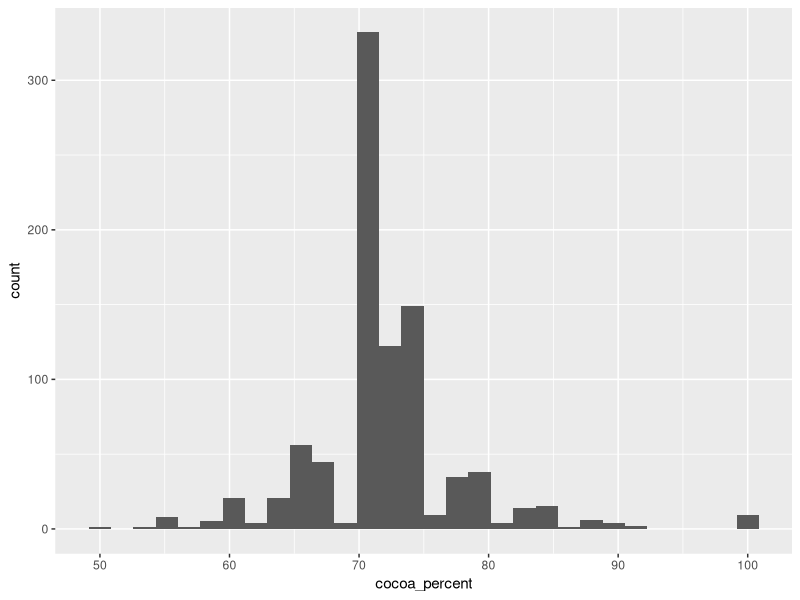
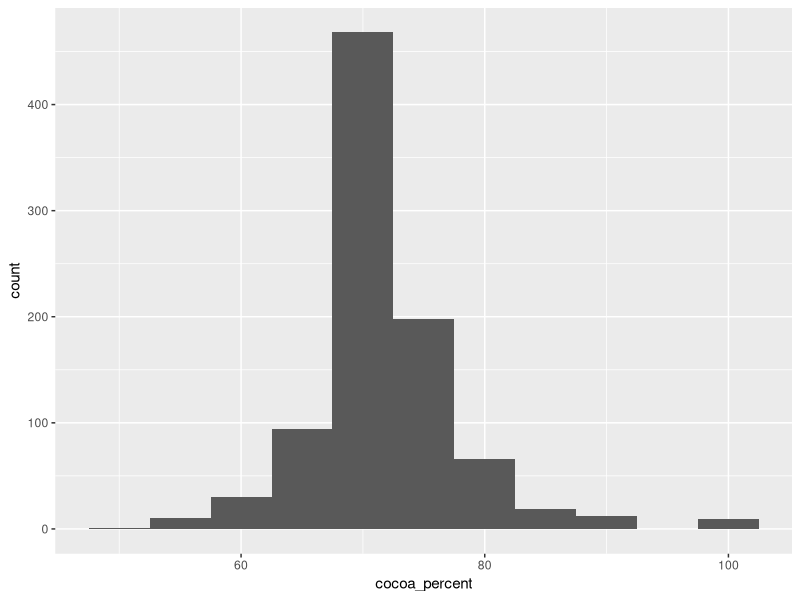
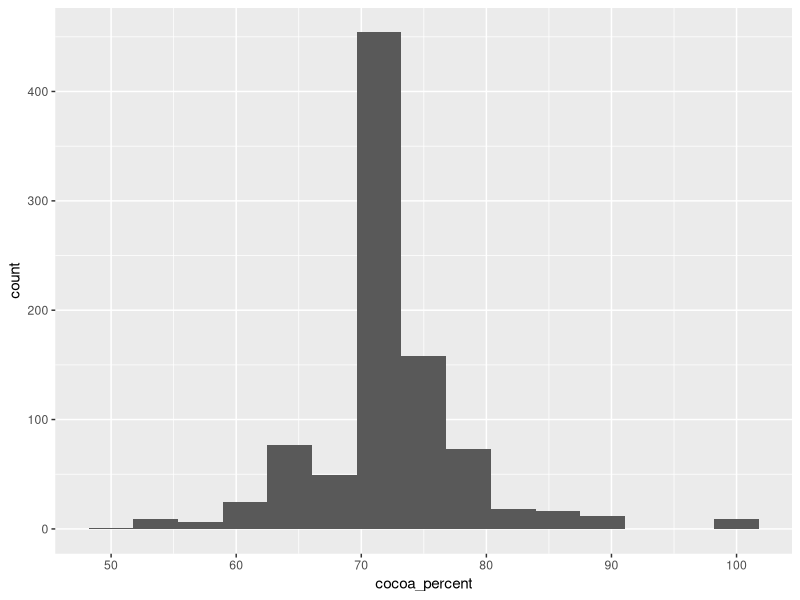
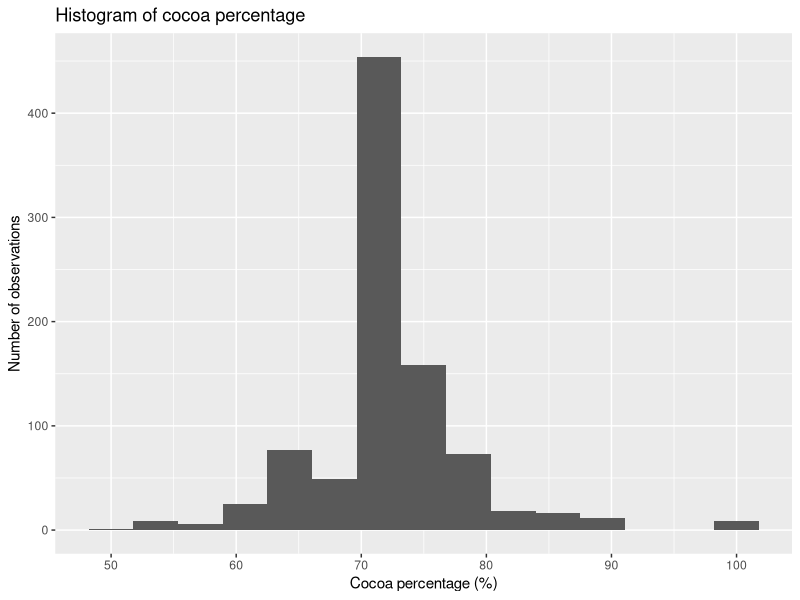
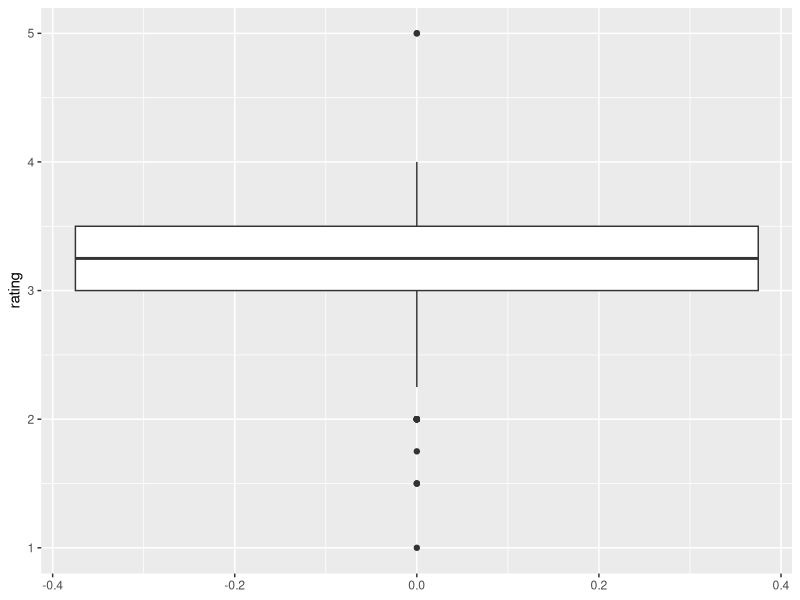
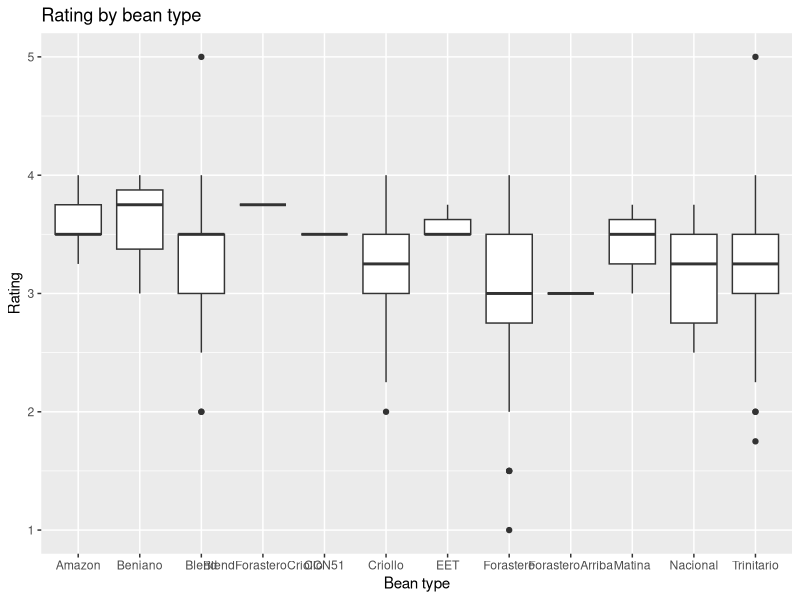
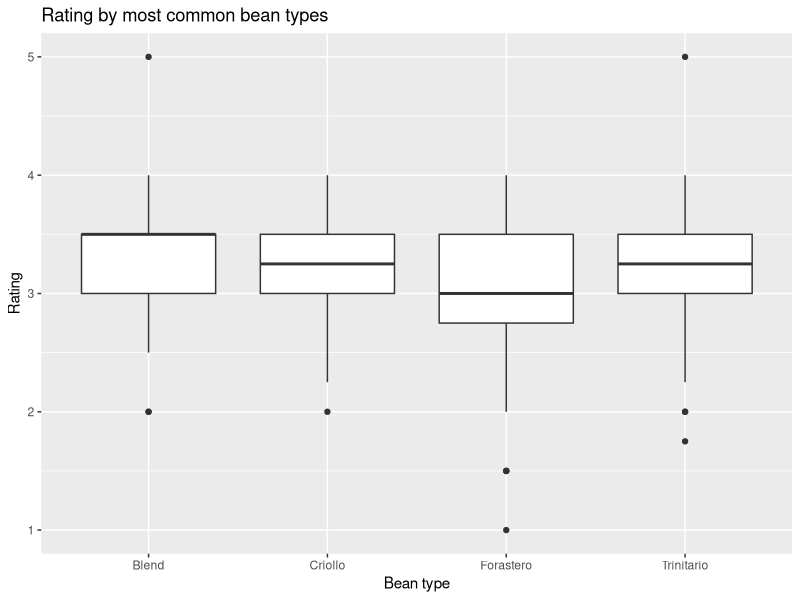
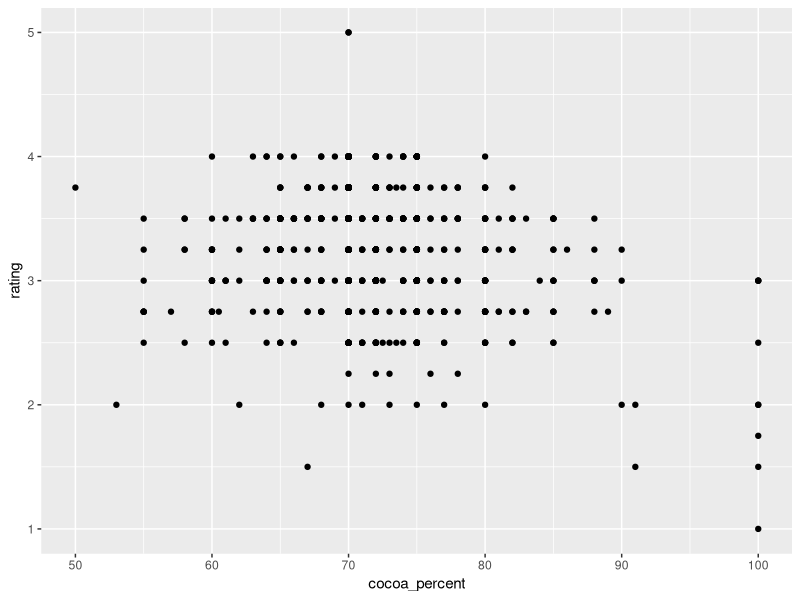

Write R code to recreate these figures, in order.
## ---- chunk 1
# This code block is to the benefit of anyone working with the .Rmd file to edit the workshop material, rather than participating in the workshop. Hence, it should always be setup to include = FALSE, so it does not appear in the knitted .md file 

# Make echo = TRUE the default option
knitr::opts_chunk$set(echo = TRUE)

# Make sure the packages are installed before running this file. If they aren't, you can run these commented install.packages() commands in the console. DO NOT UNCOMMENT THESE IN THIS DOCUMENT.
#IGNORE --install.packages("readxl")--
#IGNORE --library(readxl)--
#In the console at the beginning of your session, enter: install.packages("tidyverse", dependencies = TRUE)
#Check that you have installed knitr, tidyverse, dplyr and readxl by entering the `find.package("package_name")` in the console at the beginning of the session. 
#To see what packages you've loaded after installation, enter `sessionInfo()` in your console. each of knitr, tidyverse, dplyr and readxl should be listed in the output.
#Have the following uncommented any time you knit this Rmd file.
library(tidyverse)

# Function that will generate the .md text that creates the toggle button to show answers for activities. To use this function, you should use it inside an code chunk set with echo = FALSE (meaning, do not show) and results = "asis", meaning print the results not in a output chunk. Check the document below for an example
startCodeDetailsBlock <- function(summaryText = "Check Your Code") {
  # Use cat to directly output the string without quotes and avoid unintended newlines
  cat(
    "{::options parse_block_html=&apos;true&apos; /}<details><summary markdown='span'>", summaryText, "</summary>"
  )
}

# Function that will generate the .md text that ends the toggle button to show answers for activities. Same usage applied as explained for function above.
endCodeDetailsBlock <- function() {
  cat("</details>{::options parse_block_html=&apos;false&apos;/}")
}
## ---- chunk 2
startCodeDetailsBlock(summaryText = "Check your code")
## ---- chunk 3
endCodeDetailsBlock()
## ---- chunk 4
startCodeDetailsBlock(summaryText = "Check your code")
## ---- chunk 5
# read data
chocolateData <- read.csv("docs/flavors_of_cacao.csv")
## ---- chunk 6
endCodeDetailsBlock()
## ---- chunk 7
startCodeDetailsBlock(summaryText = "Check your code")
## ---- chunk 8
# Check data
chocolateData |> 
  # Preview first 5 lines of chocolateData
  head(5) 
## ---- chunk 9
endCodeDetailsBlock()
## ---- chunk 10
startCodeDetailsBlock(summaryText = "Check your code")
## ---- chunk 11
# Check structure of data
str(chocolateData)
## ---- chunk 12
endCodeDetailsBlock()
## ---- chunk 13
# Create plot by specifying data and assign variable to the x axis
ggplot(data = chocolateData, aes(x = cocoa_percent)) +
    geom_histogram() # then add a layer of histogram bars
## ---- chunk 14
startCodeDetailsBlock(summaryText = "Check your code")
## ---- chunk 15
# Create plot by specifying data and assign variables to the x axis
ggplot(data = chocolateData, aes(x = cocoa_percent)) +
    geom_histogram(binwidth = 5) # then add a layer of histogram bars, with binwidth equals to 5%
## ---- chunk 16
endCodeDetailsBlock()
## ---- chunk 17
startCodeDetailsBlock(summaryText = "Check your code")
## ---- chunk 18
# Create plot by specifying data and assign variables to the x axis
ggplot(data = chocolateData, aes(x = cocoa_percent)) +
    geom_histogram(bins = 15) # then add a layer of histogram bars, with 15 bins
## ---- chunk 19
endCodeDetailsBlock()
## ---- chunk 20
# Create plot by specifying data and assign variable to the x axis
ggplot(data = chocolateData, aes(x = cocoa_percent)) +
  # then add a layer of histogram bars, with 15 bins
    geom_histogram(bins = 15) + 
  # add labels and title tot he plot
  labs(title = "Histogram of cocoa percentage", 
       x = "Cocoa percentage (%)",
       y = "Number of observations")
  
## ---- chunk 21
# Create plot by specifying data and assign variable to the y axis
ggplot(data = chocolateData, aes(y = rating)) +
  # then add a layer of boxplot
    geom_boxplot() 
## ---- chunk 22
startCodeDetailsBlock(summaryText = "Check your code")
## ---- chunk 23
# Create plot by specifying data and assign variable to the y axis
ggplot(data = chocolateData, aes(y = rating, x = bean_type )) +
  # then add a layer of boxplot
    geom_boxplot() +
  # add labels
  labs(title = "Rating by bean type",
       x = "Bean type",
       y = "Rating")
## ---- chunk 24
endCodeDetailsBlock()
## ---- chunk 25
# Get the most common bean types
bars_per_type <- chocolateData |> # get the dataframe
  group_by(bean_type) |> # group by bean type
  count() # count the number of bars per bean_type

# check the new data frame
bars_per_type
## ---- chunk 26
# Get most common bean types
common_bean_types <- bars_per_type |> # get the data
  filter(n > 10) |> # filters for rows where the variable n is larger than 10
  pull(bean_type) # gets the column with bean type names
# check common bean types
common_bean_types
## ---- chunk 27
# Filter chocolateData to only include common beans
chocolateData_commonBeans <- chocolateData |> # Get the data
  filter(bean_type %in% common_bean_types) # Filter for rows where the value in
  # variable bean_type is present in the vector common_bean_types
## ---- chunk 28
startCodeDetailsBlock(summaryText = "Check your code")
## ---- chunk 29
# Create plot by specifying data and assign variable to the y axis
ggplot(data = chocolateData_commonBeans, aes(y = rating, x = bean_type )) +
  # then add a layer of boxplot
    geom_boxplot() +
  # add labels
  labs(title = "Rating by most common bean types",
       x = "Bean type",
       y = "Rating")
## ---- chunk 30
endCodeDetailsBlock()
## ---- chunk 31
startCodeDetailsBlock(summaryText = "Check your code")
## ---- chunk 32
# Create plot by specifying data and assign variables to x and y axes
ggplot(data = chocolateData, aes(x = cocoa_percent, y = rating)) +
    geom_point() # then add a layer of points
## ---- chunk 33
endCodeDetailsBlock()
## ---- chunk 34
startCodeDetailsBlock(summaryText = "Expand for more geom_smooth method types")
## ---- chunk 35
endCodeDetailsBlock()
## ---- chunk 36
startCodeDetailsBlock(summaryText = "Check your code")
## ---- chunk 37
# Create plot by specifying data and assign variables to x and y axes
ggplot(data = chocolateData, aes(x = cocoa_percent, y = rating)) +
  geom_point() + # then add a layer of points
  geom_smooth(method = "lm") # add a fitted line using the lm method
## ---- chunk 38
endCodeDetailsBlock()
## ---- chunk 39
startCodeDetailsBlock(summaryText = "Check your code")
## ---- chunk 40
# Create plot by specifying data and assign variables to x and y axes
ggplot(data = chocolateData, aes(x = cocoa_percent, y = rating)) +
  # then add a layer of points
  geom_point() + 
  # add a fitted line using the lm method
  geom_smooth(method = "lm") + 
  # Add labels to the plot
  labs(title = "Rating of Chocolate Bar by Cocoa Percentage", 
       x = "Chocolate Bar Rating", 
       y = "Cocoa Percentage")
## ---- chunk 41
endCodeDetailsBlock()
## ---- chunk 42
startCodeDetailsBlock(summaryText = "Check your code")
## ---- chunk 43
# Create plot by specifying the data and the variable for the x axis
ggplot(chocolateData, aes(x = bean_type)) +
  # Add a layer of bars
  geom_bar()
## ---- chunk 44
endCodeDetailsBlock()
## ---- chunk 45
startCodeDetailsBlock(summaryText = "Check your code")
## ---- chunk 46
# Create plot by specifying the data and the variable for the x axis
ggplot(chocolateData_commonBeans, aes(x = bean_type)) +
  # Add a layer of bars
  geom_bar()
## ---- chunk 47
endCodeDetailsBlock()
## ---- chunk 48
startCodeDetailsBlock(summaryText = "Check your code")
## ---- chunk 49
# Create plto by specifying data and variables assigned to x-acis and fill colour
ggplot(chocolateData_commonBeans, aes(x = bean_type, fill = company_location)) +
  # Add a layer of bars, with stacked bars of different colours
  geom_bar(position = "stack")
## ---- chunk 50
endCodeDetailsBlock()
## ---- chunk 51
chocolateData_commonBeans_rating <- chocolateData_commonBeans |> # get the dataset
  group_by(bean_type) |> # group by bean type
  summarise( # summarise a variable for each bean type
    mean_rating = mean(rating) # the summary is the mean rating
  )

# see the results
chocolateData_commonBeans_rating
## ---- chunk 52
startCodeDetailsBlock(summaryText = "Check your code")
## ---- chunk 53
# Create a plot by specfying the data and the variables assigned to x and y axs
ggplot(chocolateData_commonBeans_rating, aes(x = bean_type, y = mean_rating)) +
  # add a layer of columns
  geom_col()
## ---- chunk 54
endCodeDetailsBlock()
## ---- chunk 55
startCodeDetailsBlock(summaryText = "Check your code")
## ---- chunk 56
# Get the original dataset
meanRatingByYear <- chocolateData |>
  # Group by review data
  group_by(review_date) |>
  # Get average rating for each review date
  summarise(
    rating = mean(rating)
    )

# Now see the object created
meanRatingByYear 
## ---- chunk 57
endCodeDetailsBlock()
## ---- chunk 58
startCodeDetailsBlock(summaryText = "Check your code")
## ---- chunk 59
# Create the plot by specifying the data and the variables assigned to x and y axes
ggplot(meanRatingByYear, aes(x = review_date, y = rating)) +
  # Add a layer of line
  geom_line() +
  # Corrects the breakpoints for the x axes
  scale_x_continuous(
    breaks = meanRatingByYear$review_date  # Use actual review dates for breaks
  )
## ---- chunk 60
endCodeDetailsBlock()
## ---- chunk 61
startCodeDetailsBlock(summaryText = "Check your code")
## ---- chunk 62
# Create the plot by specifying the data and the variables assigned to x and y axes
ggplot(meanRatingByYear, aes(x = review_date, y = rating)) +
  # Add a layer of line
  geom_line() +
  # Corrects the breakpoints for the x axes
  scale_x_continuous(
    breaks = meanRatingByYear$review_date  # Use actual review dates for breaks
  ) +
  # Add labels
  labs(
    x = "Review Date", 
    y = "Rating", 
    title = "Change in Rating Over Time"
  ) 
## ---- chunk 63
endCodeDetailsBlock()
## ---- chunk 64
startCodeDetailsBlock(summaryText = "Check your code")
## ---- chunk 65
# Get the dataset of most common bean types
meanRatingByYearType <- chocolateData_commonBeans |>
  # Group by review date and bean ty[e]
  group_by(review_date, bean_type) |>
  # Get average rating for each review date and bean type
  summarise(
    rating = mean(rating)
    )

# Now see the object created
meanRatingByYearType |> 
  head(5)

# Create the plot by specifying the data and the variables assigned to x and y axes, as well as colour
ggplot(meanRatingByYearType, aes(x = review_date, y = rating, colour = bean_type)) +
  # Add a layer of lines
  geom_line() +
  # Corrects the breakpoints for the x axes
  scale_x_continuous(
    breaks = meanRatingByYear$review_date  # Use actual review dates for breaks
  ) +
  # Add labels
  labs(
    x = "Review Date", 
    y = "Rating", 
    colour = "Bean Type",
    title = "Change in Rating Over Time for Most Common Bean Types"
  )

## ---- chunk 66
endCodeDetailsBlock()
